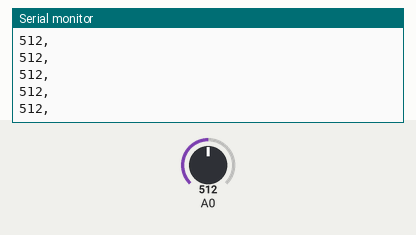
Recording of a sketch running on a simulated Arduino Uno, built with avr-gcc and run on an emulated ATmega328P. On the bench: the last lines printed to the serial monitor. The inputs (shaded band) are chosen by the test bench; at power-on: A0 = 512.

Above: at 1.2 s.
1.3 s: A0 set to 716
At 2.3 s:
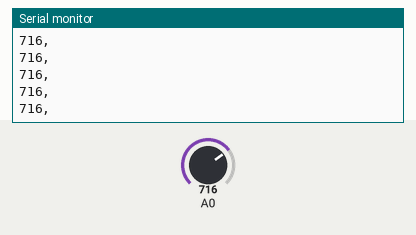
4.3 s: A0 set to 900
At 4.8 s:
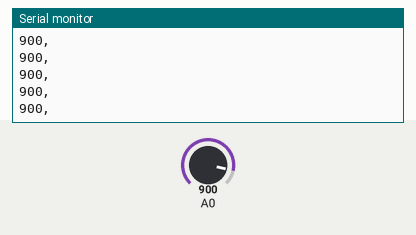
Timing chart, 0 to 7.3 s (numbered marks = the images above; inputs shaded):
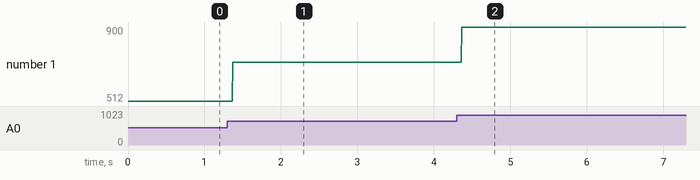

Measured:
- after the input at 1.3 s, the serial monitor: prints a new line after 0.07 s (image 1)
- after the input at 4.3 s, the serial monitor: prints a new line after 0.07 s (image 2)
- plotted number 1: 512 → 716 after the input at 1.3 s, 716 → 900 after the input at 4.3 s

The sketch:

ReadAllInputsUno.ino
```cpp
/*
Read All Uno Inputs
*/

// the setup routine runs once when you press reset:
void setup() {
  // initialize serial communication at 9600 bits per second:
  Serial.begin(9600);
}

// the loop routine runs over and over again forever:
void loop() {
  int sensorValue = analogRead(A0);
  float voltage = sensorValue * (5.0 / 1023.0); //In case you want actual voltages
  Serial.print(sensorValue);
  Serial.print(",");
/**
  int sensorValue1 = analogRead(A1);
  float voltage1 = sensorValue1 * (5.0 / 1023.0); //In case you want actual voltages
  Serial.print(sensorValue1);
  Serial.print(",");

    int sensorValue2 = analogRead(A2);
  float voltage2 = sensorValue2 * (5.0 / 1023.0); //In case you want actual voltages
  Serial.print(sensorValue2);
  Serial.print(",");

    int sensorValue3 = analogRead(A3);
  float voltage3 = sensorValue3 * (5.0 / 1023.0); //In case you want actual voltages
  Serial.print(sensorValue3);
  Serial.print(",");

    int sensorValue4 = analogRead(A4);
  float voltage4 = sensorValue4 * (5.0 / 1023.0); //In case you want actual voltages
  Serial.print(sensorValue4);
  Serial.print(",");

    int sensorValue5 = analogRead(A5);
  float voltage5 = sensorValue5 * (5.0 / 1023.0); //In case you want actual voltages
  Serial.print(sensorValue5);

  Serial.print(",");

    int sensorValue6 = analogRead(A6);
  float voltage6g = sensorValue6 * (5.0 / 1023.0); //In case you want actual voltages
  Serial.print(sensorValue6);


  /**/
    Serial.println();


}
```
